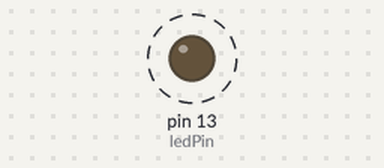
This sketch was run on a simulated Arduino Uno, built with avr-gcc and run on an emulated ATmega328P. Shown: output pins drawn as LEDs (lit = HIGH). Dashed ring = blinking.

Above: at 0.2 s.
Timing chart, 0 to 3.0 s (numbered marks = the images above):
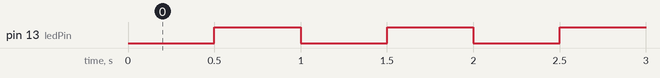

The sketch:

better_blink.ino
```cpp
#define interval 500
#define ledPin 13

unsigned long time = millis(), previous = 0;
int ledState = LOW;

void setup() {
  pinMode(ledPin, OUTPUT);
}

void loop() {
  time = millis();
  if (time - previous >= interval) {
    previous = time;
    ledState == LOW ? ledState = HIGH : ledState = LOW;
  }
  digitalWrite(ledPin, ledState);
}
```

Measured:
- by itself, pin 13 (ledPin): alternates HIGH for 0.50 s and LOW for 0.50 s
